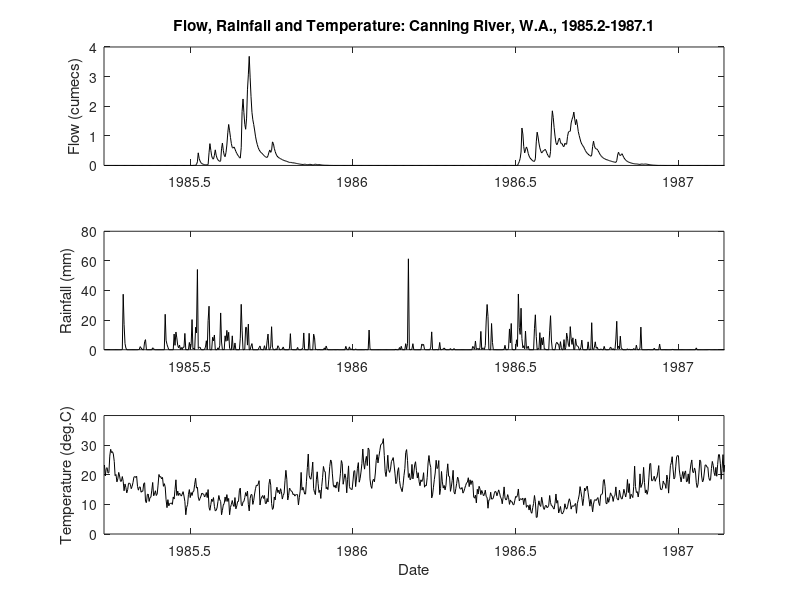

Write the MATLAB code that produced this figure. (Note: this script raises an error after producing the figure.)
% KFISDEMO  Captain Toolbox demonstration
%
% Rainfall-flow analysis and forecasting example
% based on data from the ephemeral Canning River
% in Western Australia
%
% See also KALMANFIS

% Copyright (c) 2007 by CRES, Lancaster University, United Kingdom
% Authors : Peter Young, Wlodek Tych, Diego Pedregal, James Taylor
% Additional author for KFISDEMO: Renata Romanowicz

echo off
clear all
close all
format compact

y=load('canningflow.dat'); yr=y;
u=load('canningrain.dat'); ur=u;
T=load('canningtemp.dat'); evap=T;

% data start 01/01/1977
% analysis data set
y1=yr(3000:3700);
u1=ur(3000:3700);
evapr=T(3000:3700);
evapmr=evapr-mean(evapr);
evapmr=evapmr';
t=load('canningtime.dat')';
tt=t(3000:3700);
nt=length(y1);
ax=[min(tt), max(tt), 0, 4.5];

clc
echo on
% KFISDEMO  Captain Toolbox demonstration
 
% This script uses the function KALMANFIS for
% rainfall-flow analysis and forecasting
% based on data from the ephemeral Canning River
% in Western Australia
 
% Note that this demonstration is designed for an
% experienced user of the toolbox who is already
% familiar with the methods involved. Please see,
% e.g. DLRDEMO for a more straightforward example,
% using a readily accessible shell for the call to
% Kalman Filtering and Fixed Interval Smoothing.
 
% --------------------------------------------------------
%                 Hit any key to continue
% --------------------------------------------------------
pause
 
% Plot of data: flow, rainfall and temperature
 
subplot(311)
plot(t(3000:3700), y1, 'k')
axis([1985.235, 1987.14, 0, 4])
title('Flow, Rainfall and Temperature: Canning River, W.A., 1985.2-1987.1')
ylabel('Flow (cumecs)')
subplot(312)
plot(t(3000:3700), u1, 'k')
axis([1985.235, 1987.14, 0, 80])
ylabel('Rainfall (mm)')
subplot(313)
plot(t(3000:3700),evapr,'k')
axis([1985.235, 1987.14, 0, 40])
xlabel('Date')
ylabel('Temperature (deg.C)')
 
% --------------------------------------------------------
%                 Hit any key to continue
% --------------------------------------------------------
pause
 
% Although not shown here, the RIVID estimation tool was used to
% identify an initial linear Transfer Function (TF) model between
% the effective rainfall and the flow data: here, the effective
% rainfall is obtained as a power law in the flow variable (y1),
% where the flow variable is acting as a surrogate measure of the
% catchment water storage (soil moisture) and the power law
% exponent (pval) has been obtained by prior State Dependent
% Parameter (SDP) model identification and estimation. The
% identified linear TF model has structure [2 2 1 0] where,
% initially, a noise model has not been included for simplicity.
 
% --------------------------------------------------------
%                 Hit any key to continue
% --------------------------------------------------------
pause
 
% parameters obtained from SDP and TF analysis
 
pval=0.7776;
mo=[2 2 1 0];
uf=u1.*(y1.^real(pval));
uf=uf.*(sum(y1)/sum(uf));
yf=y1;
Z1=[yf uf];
[TH1, stats, e, var, Ps, Pc, y0]=riv(Z1, mo, [4 2 0 0 0]);
[A1, B1, C, P]=getpar(TH1);
ym1=mpefilt(B1, A1, uf, yf(1:10));
[R, P, K] = residue(B1, A1);
A11=[1 -P(1)];
B11=R(1);
A22=[1 -P(2)];
B22=R(2);
F=eye(2); F(1, 1)=P(1); F(2, 2)=P(2);
B(1, 1)=R(1); B(2, 1)=R(2);
G=[1 1]; D=0; He=[1 1];
 
% --------------------------------------------------------
%                 Hit any key to continue
% --------------------------------------------------------
pause
 
% KALMAN FILTERING
 
% The optimised Noise Variance Ratio (NVR) parameters (Q and R1)
% required to run KALMANFIS have been obtained in prior analysis
% for the above TF model (without a noise model). KALMANFIS is
% now run to generate the flow estimate and the estimates of the
% two state variables, which represent the quick (surface processes)
% and slow (groundwater processes) components of flow. Note: these
% are filtered estimates, hence sm=0 in the function call.
 
Q=[1.0e-003*0.1959 0; 0 1.0e-003*0.0231];  % Q optimised / guessed
sm=0;
R1=0.001*cov(y1)*ones(length(y1),1);
[inn1,yhat,xhat,Py,Px,vr]=kalmanfis(y1,uf,F,G,He,Q,R1,B,D,[],[],sm);
 
% --------------------------------------------------------
%                 Hit any key to continue
% --------------------------------------------------------
pause
 
% model fit
rt1=1-cov(inn1)/cov(y1)

% plot results
clf
zf=shade(tt', yhat, sqrt(vr),y1);
axis(ax)
title('DBM model estimation: 1985.2-1987.1: 96.2% of flow explained')
ylabel('Flow (cumecs)')
xlabel('Date')

% This plot shows the KALMANFIS generated Kalman filter prediction of
% the flow, with 96.2% of the flow explained by the predictions.
% Here and subsequently, the shaded area is the 95% confidence
% interval (2 x standard deviation) on the predictions.
 
% --------------------------------------------------------
%                 Hit any key to continue
% --------------------------------------------------------
pause
 
nx=mo(1);
ax=axis;
echo off
px=reshape(Px', nx, nx, nt);
for i=1:nt
    pp=squeeze(px(:,:,i));
    px1(i)=pp(1, 1);
    px2(i)=pp(2, 2);
end
echo on
 
clf
subplot(211)
zf=shade(tt', xhat(:, 1), sqrt(px1'), xhat(:, 1));
axis([min(tt), max(tt), 0, 4])
xlabel('Date')
ylabel('Slow component of runoff')
title('Unobserved components without smoothing')
subplot(212)
zf=shade(tt', xhat(:, 2), sqrt(px2'), xhat(:, 2));
axis([min(tt), max(tt), 0, 4])
xlabel('Date')
ylabel('Fast component of runoff')

% These plots show the KALMANFIS generated Kalman filter 
% estimates of the slow and fast components of the flow.
 
% --------------------------------------------------------
%                 Hit any key to continue
% --------------------------------------------------------
pause
 
% FIXED INTERVAL SMOOTHING
 
% Now KALMANFIS is run again with sm=1, to provide the smoothed
% estimates of the flow and the two flow components.
  
sm=1;
[inn2,yhat,xhat,Py,Px,vr]=kalmanfis(y1,uf,F,G,He,Q,R1,B,D,[],[],sm);

% model fit
rt2=1-cov(inn2)/cov(y1)
 
% --------------------------------------------------------
%                 Hit any key to continue
% --------------------------------------------------------
pause
 
clf
zf=shade(tt', yhat, sqrt(vr), y1);
axis(ax)
title('DBM model with smoothing: 1985.2-1987.1: 99.84% of flow explained')
ylabel('Flow (cumecs)')
xlabel('Date')
 
% This plot shows the KALMANFIS generated FIS estimates of
% the flow, with 99.84% of the flow explained by the 
% estimated output.
 
% --------------------------------------------------------
%                 Hit any key to continue
% --------------------------------------------------------
pause
 
nx=mo(1);
px=reshape(Px', nx, nx, nt);
echo off
for i=1:nt
    pp=squeeze(px(:, :, i));
    px1(i)=pp(1, 1);
    px2(i)=pp(2, 2);
end
echo on
 
clf
subplot(211)
zf=shade(tt', xhat(:, 1), sqrt(px1'), xhat(:, 1));
axis([min(tt), max(tt), 0,4])
xlabel('Date')
ylabel('Slow component of runoff')
title('Unobserved components after smoothing')
subplot(212)
zf=shade(tt', xhat(:, 2), sqrt(px2'), xhat(:, 2));
axis([min(tt), max(tt), 0, 4])
xlabel('Date')
ylabel('Fast component of runoff')

% These plots show the KALMANFIS generated FIS estimates 
% of the slow and fast components of the flow. The next step
% is to identify an AR model for the residuals using AIC
 
% --------------------------------------------------------
%                 Hit any key to continue
% --------------------------------------------------------
%
pause

maic=aic(inn1, 30, 1);
 
% estimate AR(25) noise model
TH=mar(inn1, 25);
[a1, Bn, Cn, P, d]=getpar(TH);
 
% estimate white noise input
erm=filter(a1, 1, inn1);
 
% RT2 of the noise model
1-cov(erm)/cov(inn1)
 
% Here, the residuals are modelled as an AR(25) noise process
 
% --------------------------------------------------------
%                 Hit any key to continue
% --------------------------------------------------------
pause
 
% The new state space model, incorporating the noise model,
% is now defined - open the script KFISDEMO to see the commands
% for generating this model
echo off

ne=length(a1)-1;
m=length(F);
nc=m+ne;
nu=1;
B1=zeros(nc, nu);
A1=zeros(nc);
% He=zeros(nc,1)';
C1=zeros(nc, 1)';  % instead of He
C1(1:m)=He;
C1(end)=1;
ann=fliplr(a1);
for i=1:m
    for j=1:m
        A1(i, j)=F(i, j);
    end
end
for i=1:ne
    A1(end, m+i)=-ann(i);
end
for i=1:ne-1
    A1(i+m, i+m+1)=1;
end
for i=1:m
    B1(i,1)=B(i);
end
% B(mo(1)+1)=1;
% only mo(1) state vectors have noise + one noise state: mo+1
G1=zeros(nc, m+1);
for i=1:m
    G1(i, i)=1;
end
G1(end, end)=1;
% G=[1 0 0; 0 1 0; 0 0 0; 0 0 0 ; 0 0 0; 0 0 1];  % for the noise
% P=F*P*F' + G*Q*G';
% state noise is only in mo(1)+1 states
% G: [nc,mo(1)+1]
% xk+1=F*xk+B*u+G*Q
D=0;
% y=He*xk+D*uk+R
% He=[1 1 0 0 0 1]
Q1=zeros(m+1);
for i=1:m
    for j=1:m
        Q1(i, j)=Q(i, j);
    end
end
Q1(m+1, m+1)=0.1*cov(erm);  % first estimate of cov(er)
nt=length(y1);
R1=cov(y1)*ones(length(y1), 1)*0.001;

% In practice, the NVR hyper-parameters are found from a numerical
% optimisation step as follows:
%   x0=[-8.8477 -6.6725 -7.0051];
%   [x,fval,exitflag,output]=...
%     fminsearch('kalm_opt52',x0,options,y,uf,uf,A1,G1,C1,R1,B1,D,mo,...
%     np,padapt,hetero,[],sm,noise);
% where kalmopt52 is the user defined goal function (not shown here)
echo on
 
% For this demonstration, we will use the following previously
% optimised values for the NVR hyper-parameters
x=[-8.8477 -6.6725 -7.0051];
 
Q1=zeros(m+1);
for i=1:m+1
  Q1(i, i)=exp(x(i));
end 
  
% --------------------------------------------------------
%                 Hit any key to continue
% --------------------------------------------------------
%
pause
 
% The new state space model is now used for Kalman filtering
sm=0;
[inn,yhat,xhat,Py,Px,vr]= kalmanfis(y1,uf,A1,G1,C1,Q1,R1,B1,D,[],[],sm);

% model fit
1-cov(inn)/cov(y1)
 
clf
zf=shade(tt', yhat, sqrt(vr), y1);
axis(ax)
title('DBM + noise Model: 1985.2-1987.1: 96.88% of flow explained')
ylabel('Flow (cumecs)');
xlabel('Date')
 
% This plot shows the KALMANFIS generated Kalman filtering 
% results after the optimisation of the NVR parameters for 
% the state space model incorporating the noise model, with
% 96.9% of the flow explained by the Kalman Filter predictions.
 
% --------------------------------------------------------
%                 Hit any key to continue
% --------------------------------------------------------
%
pause
 
maic=aic(inn, 30, 1);
 
clf
acf(inn, 20, [], 1);
 
% This plot shows the autocorrelation function of the final
% residuals (one-step-ahead prediction errors) based on the
% AR(25) noise model.
 
% --------------------------------------------------------
%                 Hit any key to continue
% --------------------------------------------------------
%
pause
 
% VALIDATION
%
% An important part of rainfall-flow modelling is
% predictive validation of the model on data over
% other years that have not been used in the model
% estimation, as shown below.
 
yt=yr(1:500);
ut=ur(1:500);
tt=t(1:500);
uft=ut.*(yt.^real(pval));
uft=uft.*(sum(yt)/sum(uft));
R1=0.001*cov(y1)*ones(length(yt),1);
sm=0;
[inn,yhat,xhat,Py,Px,vr] = kalmanfis(yt,uft,A1,G1,C1,Q1,R1,B1,D,[],[],sm);
Rt2t=1-cov(inn)/cov(yt)
 
% --------------------------------------------------------
%                 Hit any key to continue
% --------------------------------------------------------
%
pause
 
clf
zf=shade(tt',yhat,sqrt(vr),yt);
title('Predictive validation: 1977-1978.5: 93.59% of flow explained')
xlabel('Date')
ylabel('Flow (cumecs)')
axis([1977.4,1978.1,0,3.5]);
 
% This plot shows the predictive validation results produced 
% by KALMANFIS, where 93.60% of the data is explained by the 
% KALMANFIS generated Kalman Filter predictions.
 
echo off

% end of m-file
